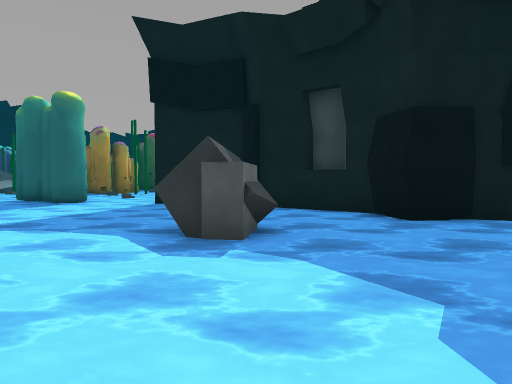
view 1 (above)

24 first-person views from a walk through a Unity game level. The camera is 1.5 m above the floor, tilts 2° down and sees 75° across. The floor is counted in squares, 2 m on a side. Each view is taken from the middle of a square. On the plan, view 1 faces up. The plan holds only what a view shows up to about 11 squares ahead; the rest is blank. The place goes on beyond the plan. The player is left out. Some surface patterns are stand-ins.

view 2
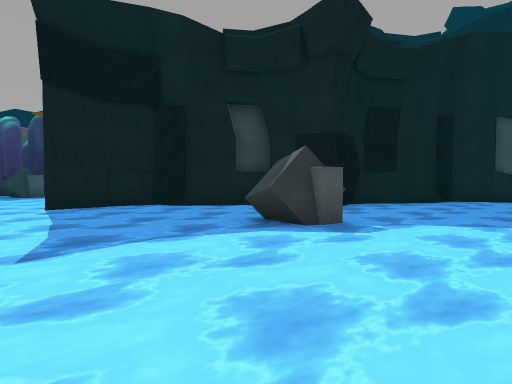

view 3
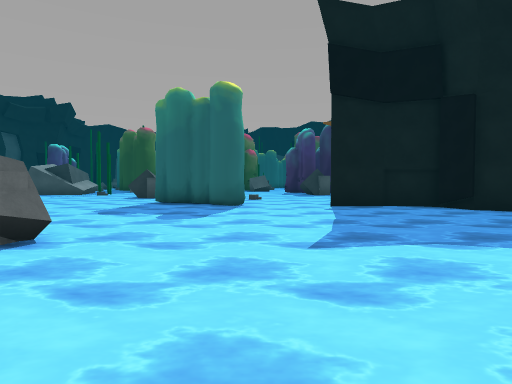

view 4
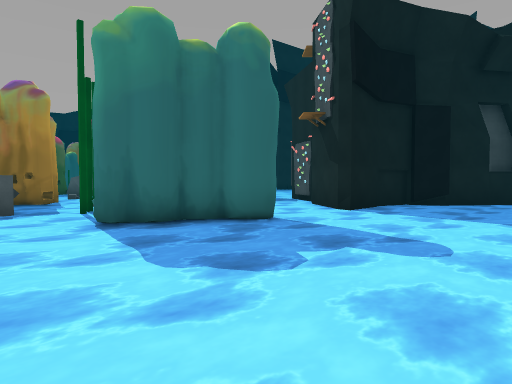

view 5
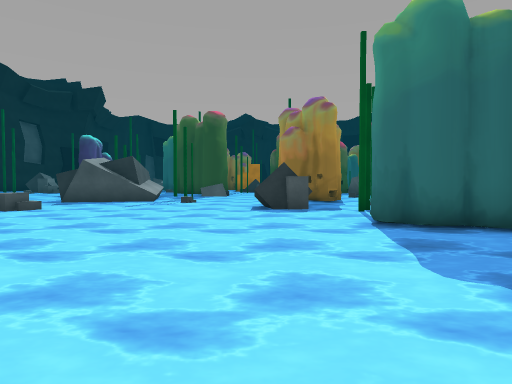

view 6
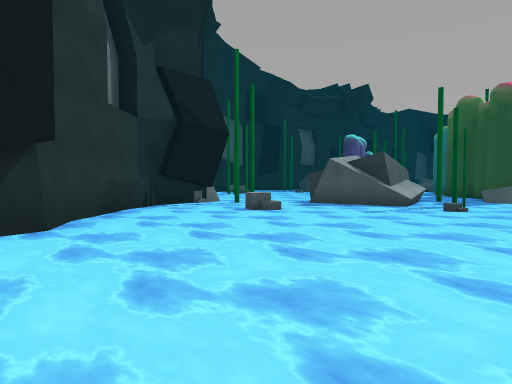

view 7
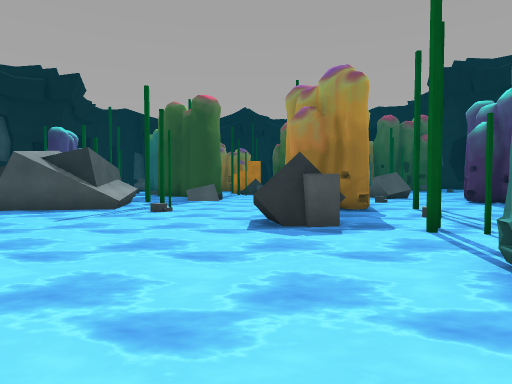

view 8
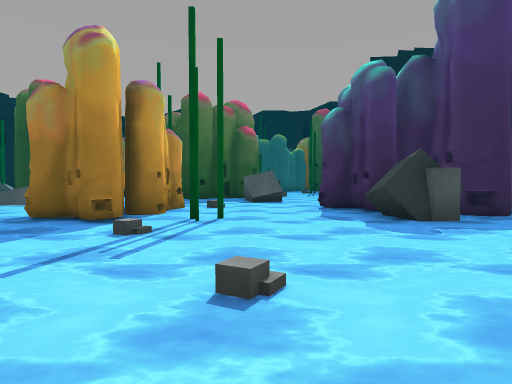

view 9
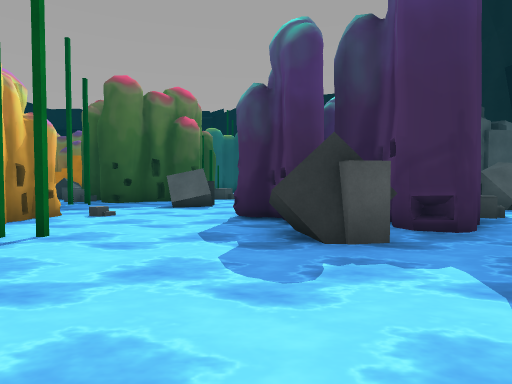

view 10
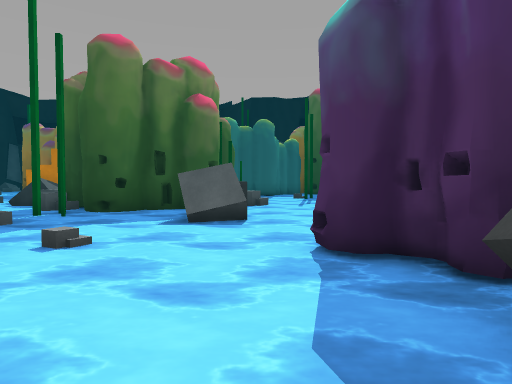

view 11
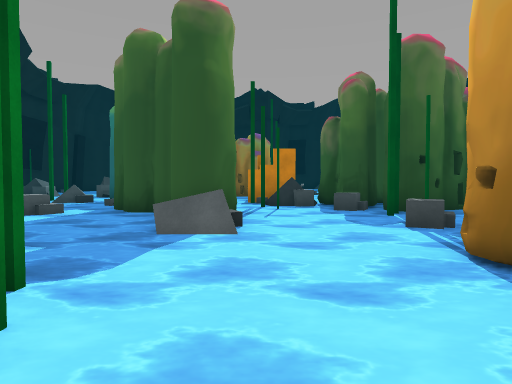

view 12
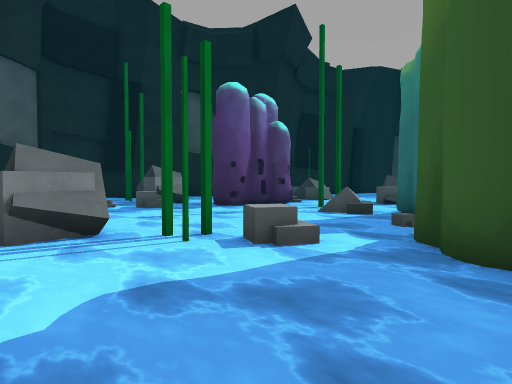

view 13
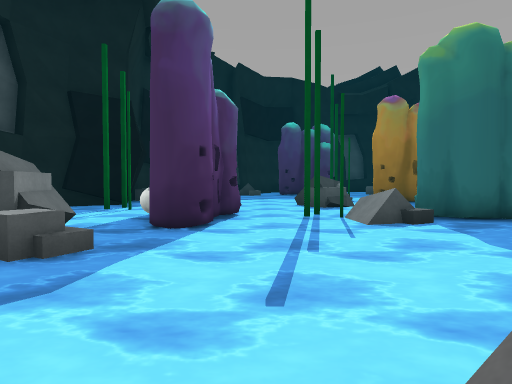

view 14
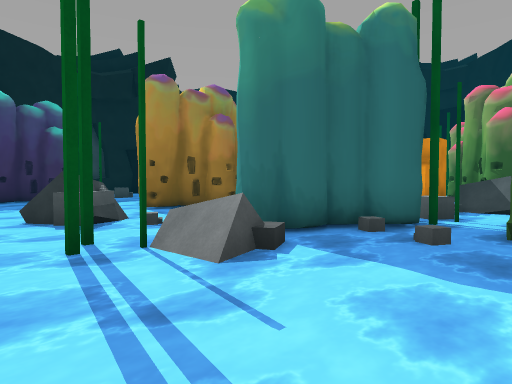

view 15
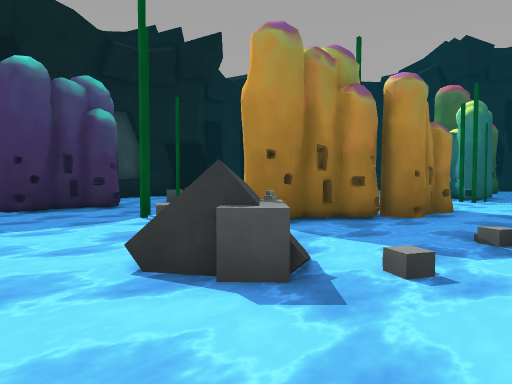

view 16
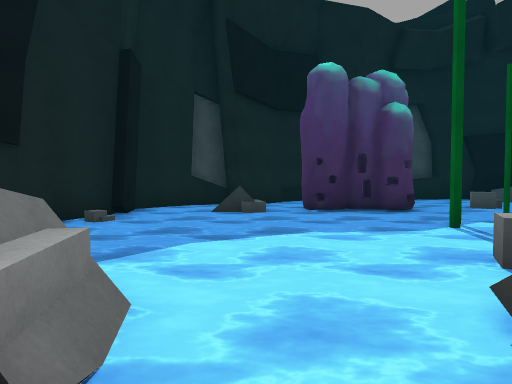

view 17
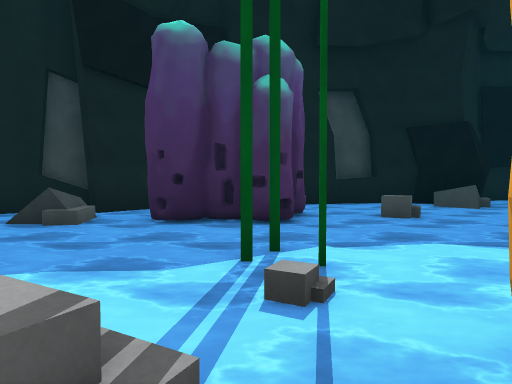

view 18
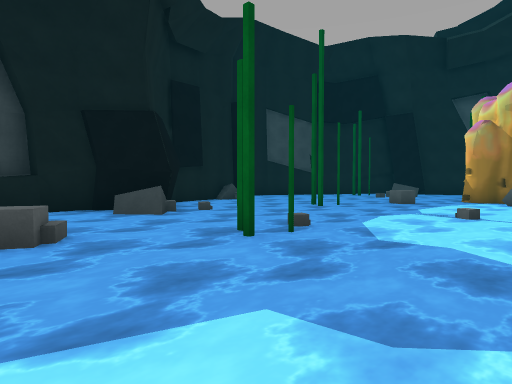

view 19
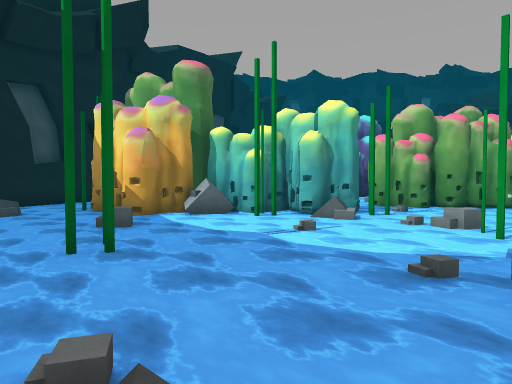

view 20
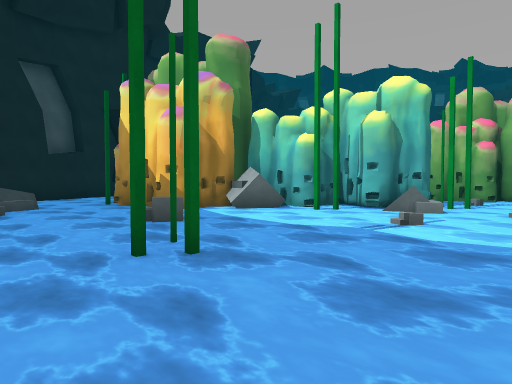

view 21
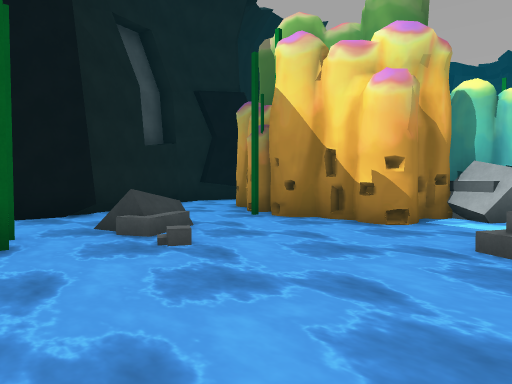

view 22
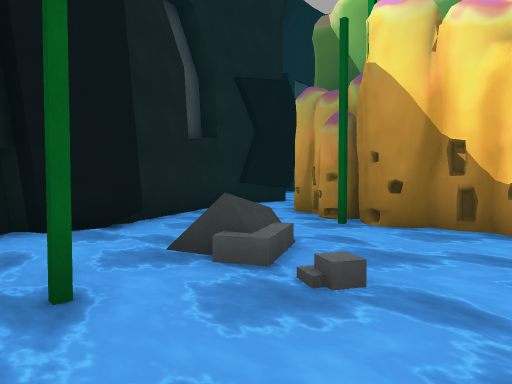

view 23
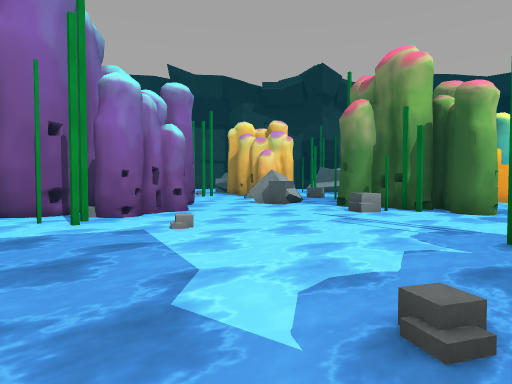

view 24
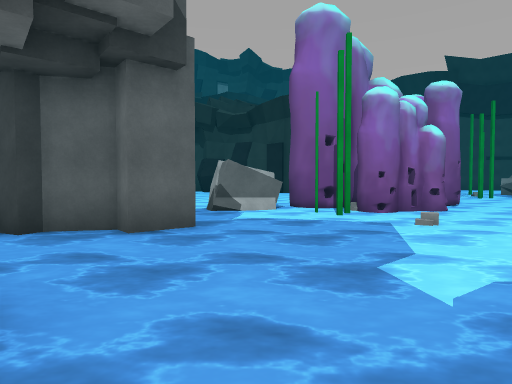

### Floor plan
Key: @ floor where view 1 was taken; # wall or solid block; x gap in a wall; . main floor; : floor 0.25 m higher than the main floor; + floor 0.5 m higher than the main floor; ~ water the walk can cross; ≈ water the walk keeps out of; ^ raised ledge; C cube; B grey block; G grey cube; A ball; L block; O other object.
Columns run from 23 left of view 1 to 6 right of it. Each row starts with its distance up from view 1.
 41         #######~~  ~~~~≈~~
 40     ##  ~~~~+O~~~~~~~~~≈#~##
 39   ###~  ~~~~~~~~~#~~~~~O:~##
 38  ##~≈~  O~~~~~~~~≈~~~~~O≈~~#
 37  #~~OOOO~~G~~~~~~~~G~~~~~~~##
 36  #~~O~~~~~~~≈~~~~~~~~O~OO~~~#
 35  ~~~~~~~~~~~~~~~~~~~~OO OOO~#
 34 #~~~~~~≈#~~~~~~~~~~~LL     ~##
 33   ~~~~~~~~~~~≈~~~~≈#GO#    ~#
 32   ~~~~G~OOOO ~G~OOOOO       ~
 31 #~ O~~:~~~OO ~~~≈OOOO
 30 #~ O~OO~~~~OO~~~~.        ~
 29 #≈  ~~~~~~~~~~~~~~   ≈~~~~~~
 28 ~~OO~≈~~     O.~~~~~~ ~~~~~~
 27  ~AO~≈≈OOO  OO~~OOO~~~~~~~~~~~
 26  ~~O~~O~~OG+~OOOO## ~~~~~~~~~.
 25 OO~~~~~~~~~~≈OOO ##O~~~~~~~#CL
 24 ~~G~~~~~~## ≈#G####~~~~~~~~~
 23   ~~~~≈G~~# ~~~x~~G~~~~O≈.~~
 22    ~~CC#~~~x~~~.~~GG~~OO~###
 21     ~B~~~~~≈O~≈O~~~~~OO≈####~
 20       ~~~~~~~~~O~~~~O    ~  ~
 19          #~~~~OOO~~~OO# G~  ~
 18          ^≈#~~OOO~~~~B##~
 17       ~##^~≈~~OO~#~~CB~~
 16       ~~~~~~~~~~~~~~~~~~
 15     #≈≈~~~~~~CB~~~~~~~~
 14     O~~G~~~~~CB~≈~~~~~
 13     #~~~~~~~~~~#≈~+~~~~
 12     ##~~~~~~~~~~ ~~~~~#
 11      ##~~~~~~~~OOO~~~##
 10       ##~~~~~~~~~O~~≈###
  9        #~~~~~~~~~~~~~~~##
  8          ~~~~~~~~~~~~~~~##
  7             ~~~~~~~~~~~~~##
  6              ~~~~~~~~~~~~~###
  5               CB~~~~~~CB~~~~##
  4                B~~~~~~BB~~~~~~
  3                 ~~~~~~~~~~~~~~
  2                  ~~~~~~~~~~~~
  1                   ~~~~~~~
  0                        @

Positions as (right, up) in squares from view 1, and headings:
1: (0, 0), facing up
2: (-5, 1), facing up-right
3: (-5, 1), facing up
4: (-10, 6), facing up-right
5: (-10, 6), facing up
6: (-10, 8), facing up-left
7: (-10, 9), facing up
8: (-5, 11), facing up
9: (-3, 13), facing up
10: (-4, 16), facing up
11: (-11, 16), facing up
12: (-13, 20), facing up-left
13: (-19, 21), facing up
14: (-19, 24), facing up-right
15: (-19, 28), facing up-right
16: (-19, 29), facing up
17: (-16, 31), facing up
18: (-14, 33), facing up-right
19: (-11, 40), facing down-right
20: (-9, 40), facing down-right
21: (-4, 41), facing down-right
22: (-2, 41), facing down-right
23: (3, 29), facing down-left
24: (3, 30), facing down
